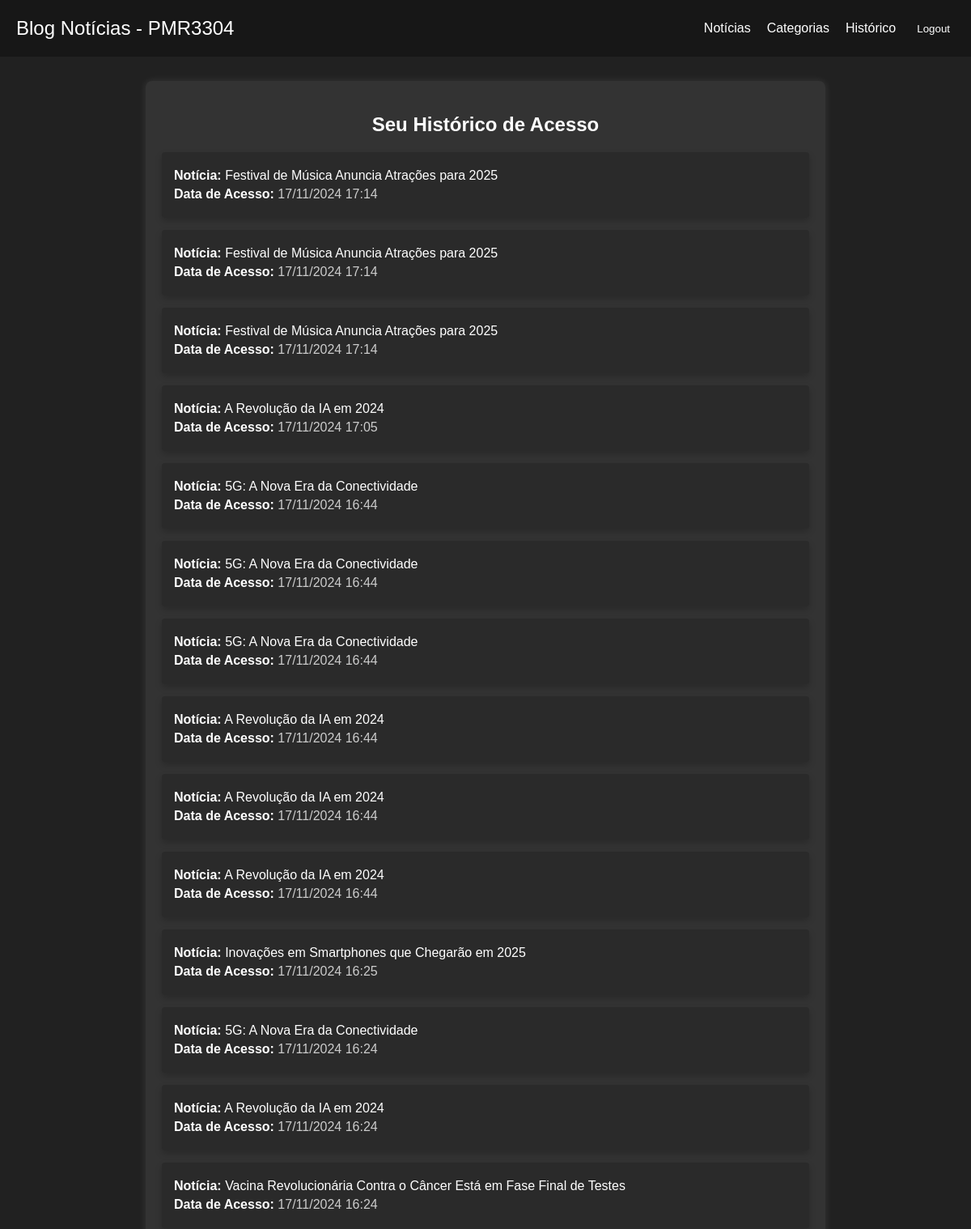
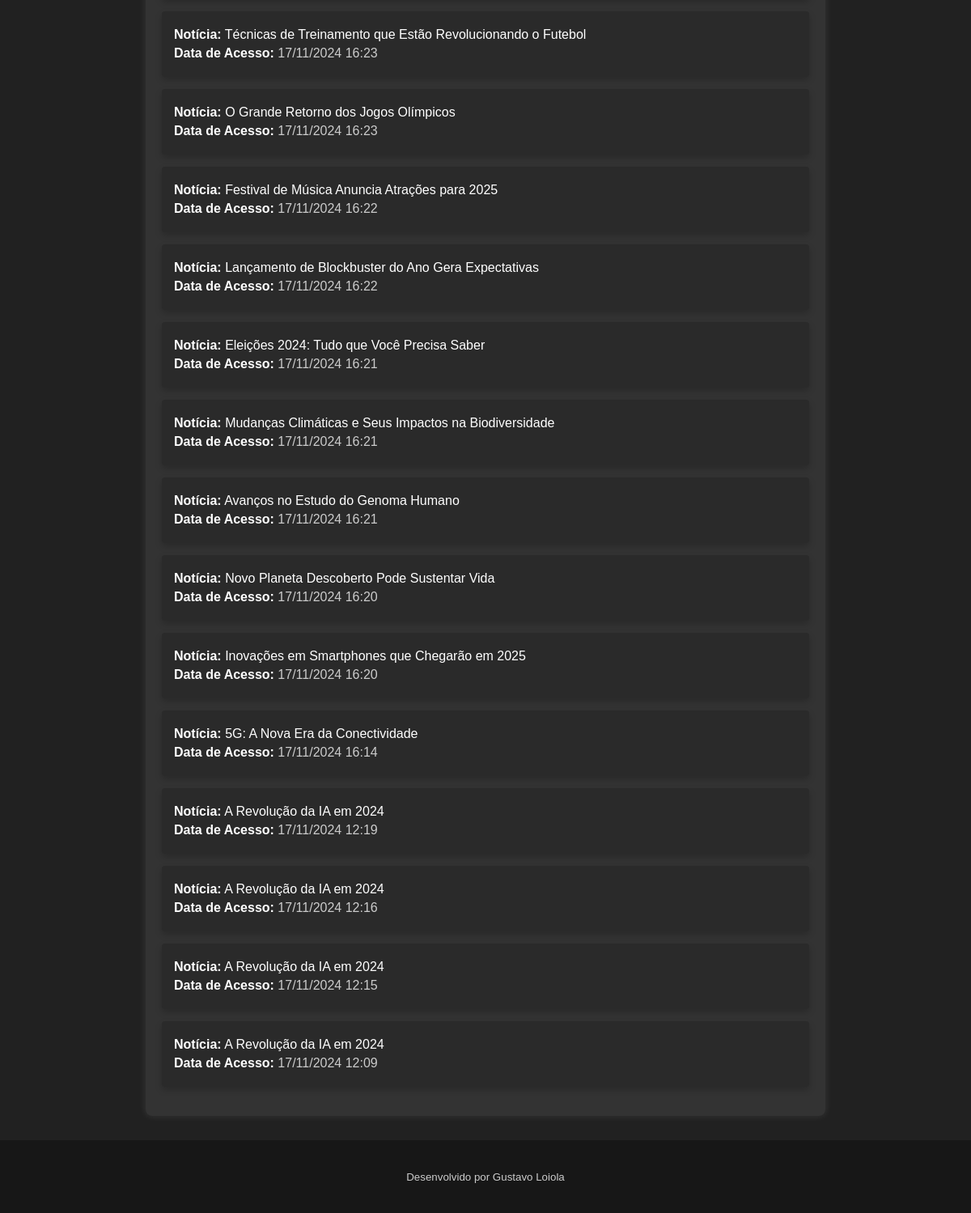
Screenshot of /historico/ (signed in) with the database file from the repository (2 pictures, top to bottom).
### noticias/models.py (models this page shows, shortened)
class HistoricoAcesso(models.Model):
    usuario = models.ForeignKey(User, on_delete=models.CASCADE)
    noticia = models.ForeignKey(Noticia, on_delete=models.CASCADE)
    data_acesso = models.DateTimeField(auto_now_add=True)
    url = models.URLField(max_length=300, blank=True)

class Noticia(models.Model):
    titulo = models.CharField(max_length=200)
    resumo = models.TextField(max_length=300)
    conteudo = models.TextField()
    data_postagem = models.DateTimeField(auto_now_add=True)
    noticia_url = models.URLField(max_length=200)
    categorias = models.ManyToManyField(Categoria, related_name='noticias')

### noticias/views.py (the view)
# urls.py: path('historico/', views.HistoricoAcessoView.as_view(), name='historico_acesso'),
class HistoricoAcessoView(LoginRequiredMixin, ListView):
    model = HistoricoAcesso
    template_name = 'noticias/historico.html'
    context_object_name = 'historico_acesso'
    login_url = 'noticias:login'
    def get_queryset(self):
        return HistoricoAcesso.objects.filter(usuario=self.request.user).order_by('-data_acesso')

### noticias/templates/noticias/historico.html
{% extends 'base.html' %}
{% block content %}
<div class="historico-container">
    <h2>Seu Histórico de Acesso</h2>
    <ul>
        {% for item in historico_acesso %}
            <li>
                <p><strong>Notícia:</strong> <a href="{{ item.url }}">{{ item.noticia.titulo }}</a></p>
                <p><strong>Data de Acesso:</strong> {{ item.data_acesso|date:"d/m/Y H:i" }}</p>
            </li>
        {% endfor %}
    </ul>
</div>
{% endblock content %}

### static/style.css (style rules this page uses)
body { background-color: #212121; color: #FFFFFF; font-family: 'Arial', sans-serif; margin: 0; padding: 0; }
h1, h2, h3, h4 { font-family: 'Helvetica', sans-serif; color: #FFFFFF; }
a { color: #FFFFFF; text-decoration: none; }
p, ul { color: #CCCCCC; }
.historico-container { max-width: 800px; margin: 30px auto; padding: 20px; background-color: #333333; border-radius: 8px; box-shadow: 0 0 10px rgba(255, 255, 255, 0.1); color: #FFFFFF; }
.historico-container h2 { text-align: center; font-size: 24px; margin-bottom: 20px; color: #FFFFFF; }
.historico-container ul { list-style-type: none; padding: 0; }
.historico-container li { padding: 15px; margin-bottom: 15px; background-color: #2A2A2A; border-radius: 4px; box-shadow: 0 4px 8px rgba(0, 0, 0, 0.2); }
.historico-container li p { margin: 5px 0; color: #CCCCCC; }
.historico-container li p strong { color: #FFFFFF; }

### rows the page displays
HistoricoAcesso: noticia.titulo "Festival de Música Anuncia Atrações para 2025", data_acesso "17/11/2024 17:14"
HistoricoAcesso: noticia.titulo "Festival de Música Anuncia Atrações para 2025", data_acesso "17/11/2024 17:14"
HistoricoAcesso: noticia.titulo "Festival de Música Anuncia Atrações para 2025", data_acesso "17/11/2024 17:14"
HistoricoAcesso: noticia.titulo "A Revolução da IA em 2024", data_acesso "17/11/2024 17:05"
HistoricoAcesso: noticia.titulo "5G: A Nova Era da Conectividade", data_acesso "17/11/2024 16:44"
HistoricoAcesso: noticia.titulo "5G: A Nova Era da Conectividade", data_acesso "17/11/2024 16:44"
HistoricoAcesso: noticia.titulo "5G: A Nova Era da Conectividade", data_acesso "17/11/2024 16:44"
HistoricoAcesso: noticia.titulo "A Revolução da IA em 2024", data_acesso "17/11/2024 16:44"
HistoricoAcesso: noticia.titulo "A Revolução da IA em 2024", data_acesso "17/11/2024 16:44"
HistoricoAcesso: noticia.titulo "A Revolução da IA em 2024", data_acesso "17/11/2024 16:44"
HistoricoAcesso: noticia.titulo "Inovações em Smartphones que Chegarão em 2025", data_acesso "17/11/2024 16:25"
HistoricoAcesso: noticia.titulo "5G: A Nova Era da Conectividade", data_acesso "17/11/2024 16:24"
HistoricoAcesso: noticia.titulo "A Revolução da IA em 2024", data_acesso "17/11/2024 16:24"
HistoricoAcesso: noticia.titulo "Vacina Revolucionária Contra o Câncer Está em Fase Final de Testes", data_acesso "17/11/2024 16:24"
HistoricoAcesso: noticia.titulo "Técnicas de Treinamento que Estão Revolucionando o Futebol", data_acesso "17/11/2024 16:23"
HistoricoAcesso: noticia.titulo "O Grande Retorno dos Jogos Olímpicos", data_acesso "17/11/2024 16:23"
HistoricoAcesso: noticia.titulo "Festival de Música Anuncia Atrações para 2025", data_acesso "17/11/2024 16:22"
HistoricoAcesso: noticia.titulo "Lançamento de Blockbuster do Ano Gera Expectativas", data_acesso "17/11/2024 16:22"
HistoricoAcesso: noticia.titulo "Eleições 2024: Tudo que Você Precisa Saber", data_acesso "17/11/2024 16:21"
HistoricoAcesso: noticia.titulo "Mudanças Climáticas e Seus Impactos na Biodiversidade", data_acesso "17/11/2024 16:21"
HistoricoAcesso: noticia.titulo "Avanços no Estudo do Genoma Humano", data_acesso "17/11/2024 16:21"
HistoricoAcesso: noticia.titulo "Novo Planeta Descoberto Pode Sustentar Vida", data_acesso "17/11/2024 16:20"
HistoricoAcesso: noticia.titulo "Inovações em Smartphones que Chegarão em 2025", data_acesso "17/11/2024 16:20"
HistoricoAcesso: noticia.titulo "5G: A Nova Era da Conectividade", data_acesso "17/11/2024 16:14"
HistoricoAcesso: noticia.titulo "A Revolução da IA em 2024", data_acesso "17/11/2024 12:19"
HistoricoAcesso: noticia.titulo "A Revolução da IA em 2024", data_acesso "17/11/2024 12:16"
HistoricoAcesso: noticia.titulo "A Revolução da IA em 2024", data_acesso "17/11/2024 12:15"
HistoricoAcesso: noticia.titulo "A Revolução da IA em 2024", data_acesso "17/11/2024 12:09"
